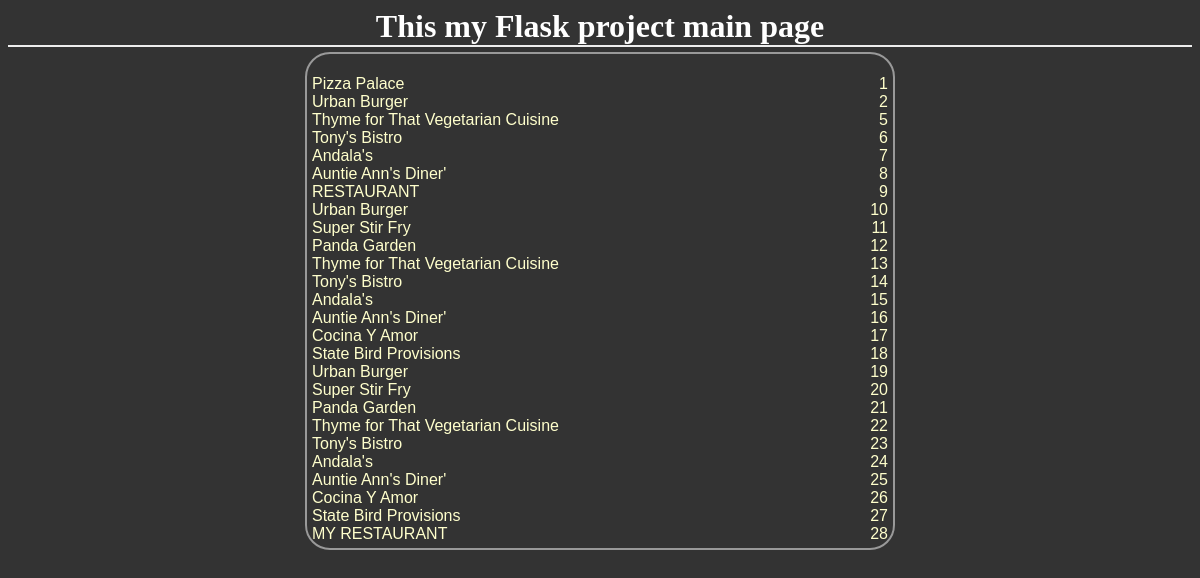
The page /restaurants/ on the database its author committed.
### database_setup.py (models this page shows)
class Restaurant(Base):
	__tablename__ = 'restaurant'
	name = Column(String(80), nullable=False)
	id = Column(Integer, primary_key=True)

### project.py (the view)
@app.route('/')
@app.route('/restaurants/', methods=['GET', 'POST'])
def restaurants_list():
	restaurants = session.query(Restaurant).all()
	if request.method == 'POST':
		restaurant = session.query(Restaurant).one()
		return(redirect('restaurantMenu', restaurant_id=restaurant.id))
	else:
		return(render_template('mainpage.html', restaurants=restaurants))

### templates/mainpage.html (shortened to what this page needs)
<!DOCTYPE html>
<html lang="en">
<head>
    <link rel="stylesheet" type="text/css"
          href="{{ url_for('static', filename='style.css') }}">
</head>
<body>
<h1 align="center">This my Flask project main page </h1>
<div class="pane">
    {% for rest in restaurants %}
    <form
            action="{{ url_for('restaurantMenu',restaurant_id = rest.id)}}"
            method = 'post'>
            <p><span class="rest_name">{{rest.name}}</span></p>
    </form>
    <p><span class="rest_id">{{rest.id}}</span></p>
    {% endfor %}
</div>
</body>
</html>

### static/style.css (style rules this page uses)
body { font-family: sans-serif; background-color: #333333 }
h1, h2, h3, h4 { color: #ffffff; }
h1, h2 { font-family: 'georgia', serif; margin: 0; }
h1 { border-bottom: 2px solid #eee; }
p, dd, dt { color: #cccccc; }
.pane { position: absolute; left: 25%; right: 25%; border: 2px solid; border-radius: 25px; padding: 5px; margin: 5px; border-color: #999999; background-color: #333333 }
.rest_name { color: #ffffcc; text-align: left; width: 70%; display: inline-block; word-wrap: break-word; float: left; }
.rest_id { color: #ffffcc; text-align: right; width: 30%; float: right; }

### rows shown on the page
Restaurant: name "Pizza Palace", id "1"
Restaurant: name "Urban Burger", id "2"
Restaurant: name "Thyme for That Vegetarian Cuisine", id "5"
Restaurant: name "Tony's Bistro", id "6"
Restaurant: name "Andala's", id "7"
Restaurant: name "Auntie Ann's Diner'", id "8"
Restaurant: name "RESTAURANT", id "9"
Restaurant: name "Urban Burger", id "10"
Restaurant: name "Super Stir Fry", id "11"
Restaurant: name "Panda Garden", id "12"
Restaurant: name "Thyme for That Vegetarian Cuisine", id "13"
Restaurant: name "Tony's Bistro", id "14"
Restaurant: name "Andala's", id "15"
Restaurant: name "Auntie Ann's Diner'", id "16"
Restaurant: name "Cocina Y Amor", id "17"
Restaurant: name "State Bird Provisions", id "18"
Restaurant: name "Urban Burger", id "19"
Restaurant: name "Super Stir Fry", id "20"
Restaurant: name "Panda Garden", id "21"
Restaurant: name "Thyme for That Vegetarian Cuisine", id "22"
Restaurant: name "Tony's Bistro", id "23"
Restaurant: name "Andala's", id "24"
Restaurant: name "Auntie Ann's Diner'", id "25"
Restaurant: name "Cocina Y Amor", id "26"
Restaurant: name "State Bird Provisions", id "27"
Restaurant: name "MY RESTAURANT", id "28"
